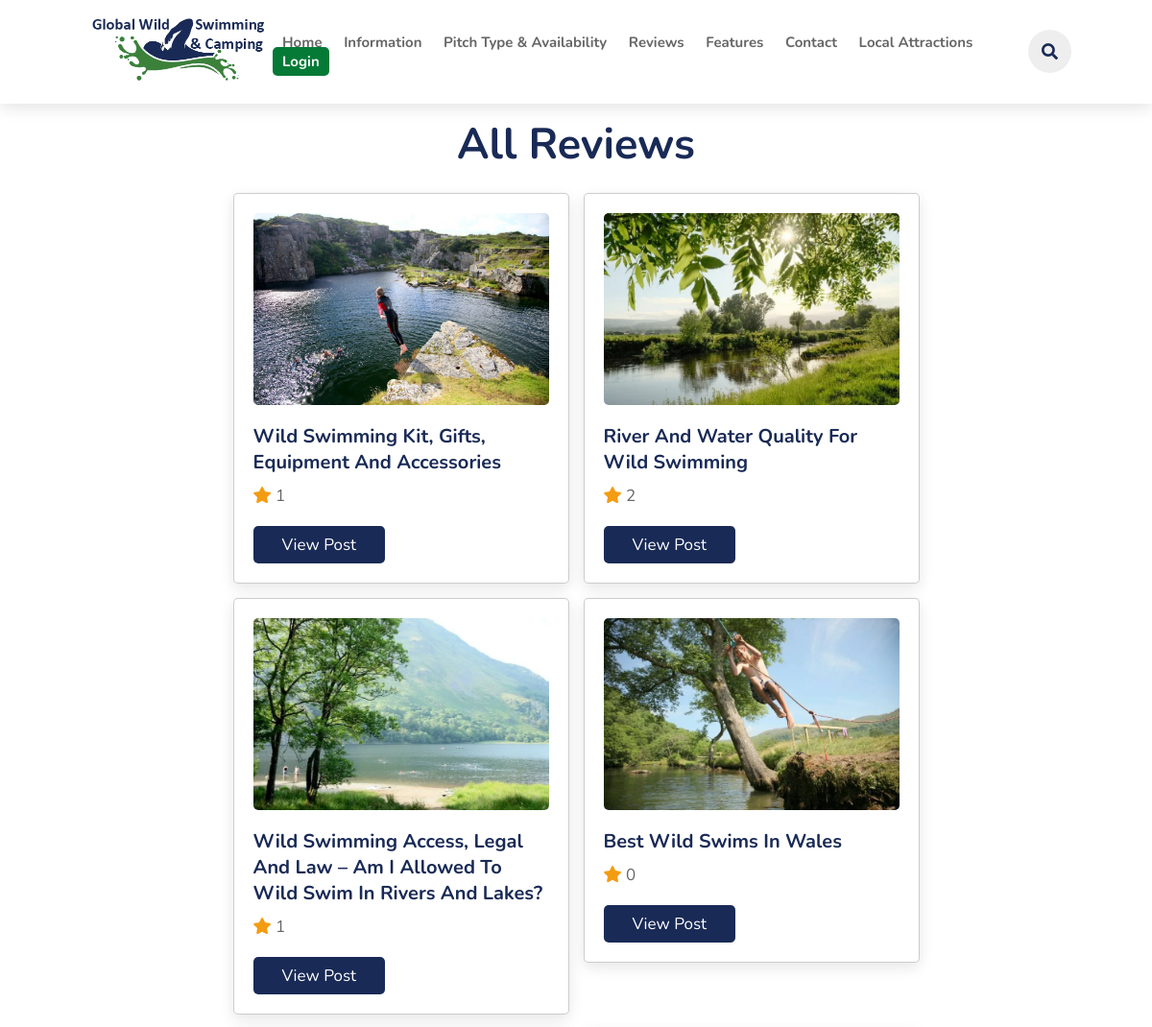
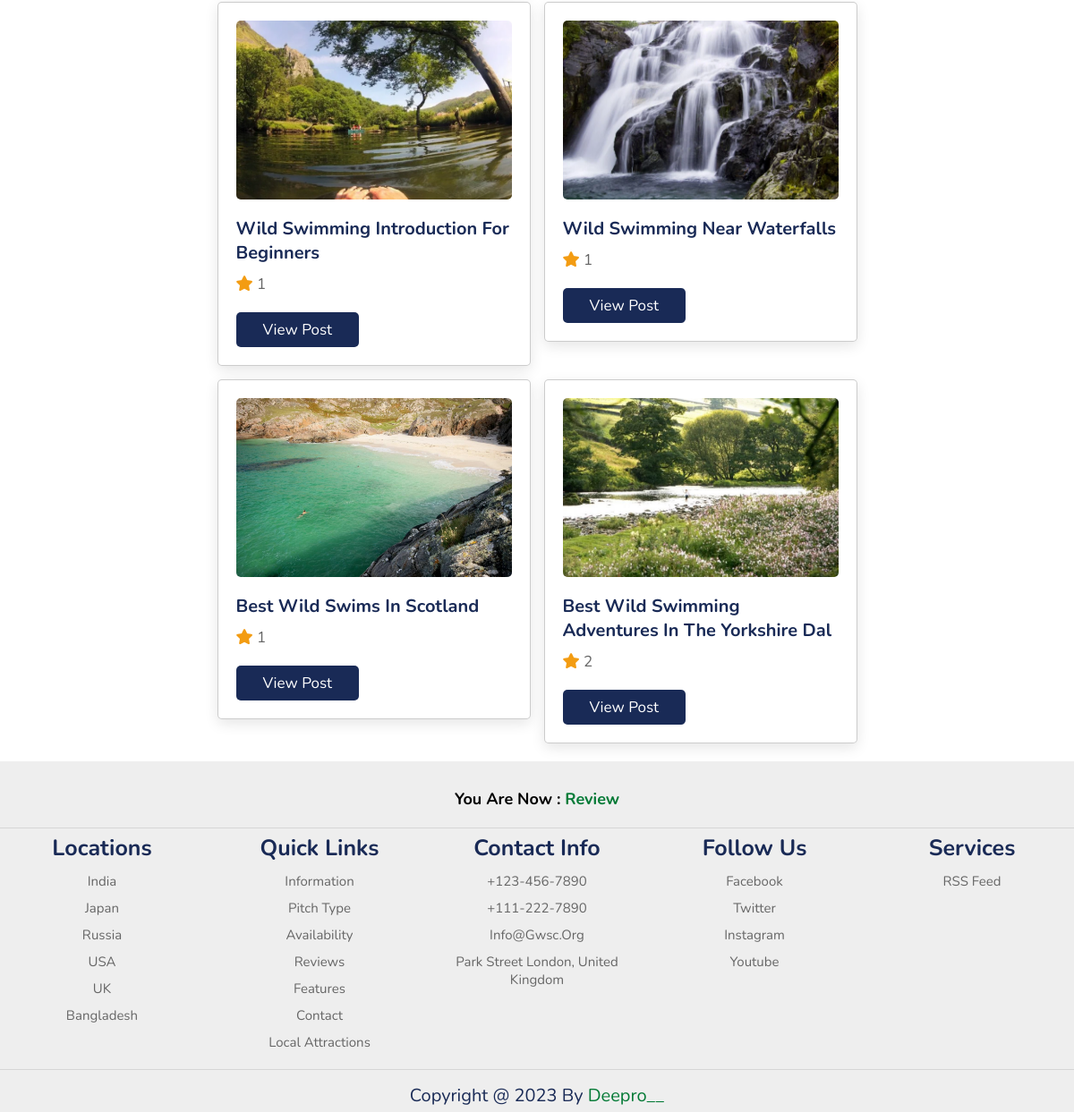
/review.php, run on the app's committed database (2 pictures, top to bottom).
### tables this page shows
CREATE TABLE `posts` (
  `id` varchar(20) NOT NULL,
  `title` varchar(200) NOT NULL,
  `image` varchar(30) NOT NULL
);

### review.php (the view, shortened to what this page needs)
<?php
include 'components/config.php';
?>
<!DOCTYPE html>
<html lang="en">
<head>
    <link rel="stylesheet" href="https://cdn.jsdelivr.net/npm/swiper@8/swiper-bundle.min.css" />
    <link rel="stylesheet" href="https://cdnjs.cloudflare.com/ajax/libs/font-awesome/5.15.3/css/all.min.css" />
    <link rel="stylesheet" href="css/style.css">
</head>
<body>
    <?php include 'components/header.php'; ?>
    <section>
        <div class="all-posts">
            <div class="heading">
                <h1>All Reviews</h1>
            </div>
            <div class="box-container">
                <?php
                $select_posts = $conn->prepare("SELECT * FROM `posts`");
                $select_posts->execute();
                if ($select_posts->rowCount() > 0) {
                    while ($fetch_post = $select_posts->fetch(PDO::FETCH_ASSOC)) {
                        $post_id = $fetch_post['id'];
                        $count_reviews = $conn->prepare("SELECT * FROM `reviews` WHERE post_id = ?");
                        $count_reviews->execute([$post_id]);
                        $total_reviews = $count_reviews->rowCount();
                ?>
                        <div class="box">
                            <img src="uploaded_files_posts/<?= $fetch_post['image']; ?>" alt="" class="image">
                            <h3 class="title"><?= $fetch_post['title']; ?></h3>
                            <p class="total-reviews"><i class="fas fa-star"></i> <span><?= $total_reviews; ?></span></p>
                            <a href="view_review_post.php?get_id=<?= $post_id; ?>" class="btn">view post</a>
                        </div>
                <?php
                    }
                } else {
                    echo '<p class="empty">no posts added yet!</p>';
                }
                ?>
            </div>
    </section>
    <?php include 'components/footer.php'; ?>
</body>
</html>

### css/style.css (style rules this page uses)
:root { --green: #047a36; --black: #192a56; --red: #eb4d4b; --orange: #f39c12; --light-color: #666; --gray-color: #c9c6c6; --box-shadow: 0 .5rem 1.5rem rgba(0, 0, 0, .1); --green-gradient: rgb(6, 129, 57); --white: #fff; --border: .1rem solid rgba(0, 0, 0, .2); }
* { font-family: 'Nunito', sans-serif; margin: 0; padding: 0; box-sizing: border-box; text-decoration: none; outline: none; border: none; text-transform: capitalize; transition: all .2s linear; }
html { font-size: 62.5%; overflow-x: hidden; scroll-padding-top: 5.5rem; scroll-behavior: smooth; }
section { padding: 2rem 7%; }
.heading { text-align: center; color: var(--black); font-size: 3rem; padding-bottom: 2rem; text-transform: uppercase; }
.btn { margin-top: 1rem; display: inline-block; font-size: 1.7rem; color: #fff; background: var(--black); border-radius: .5rem; cursor: pointer; padding: .8rem 3rem; }
.all-posts .box-container { display: grid; grid-template-columns: repeat(auto-fit, 35rem); gap: 1.5rem; align-items: flex-start; justify-content: center; }
.all-posts .box-container .box { background-color: var(--white); box-shadow: var(--box-shadow); border-radius: .5rem; padding: 2rem; border: var(--border); overflow-x: hidden; }
.all-posts .box-container .box .image { width: 100%; height: 20rem; border-radius: .5rem; object-fit: cover; margin-bottom: 1.5rem; }
section .all-posts { padding-top: 10rem; }
.all-posts .box-container .box .title { font-size: 2rem; color: var(--black); text-overflow: ellipsis; overflow-x: hidden; }
.all-posts .box-container .box .total-reviews { font-size: 1.7rem; padding: 1rem 0; }
.all-posts .box-container .box .total-reviews i { color: var(--orange); }
.all-posts .box-container .box .total-reviews span { color: var(--light-color); }

### data on the page
posts: image (picture), title "Wild Swimming Kit, Gifts, Equipment And Accessories", total_reviews "1"
posts: image (picture), title "River And Water Quality For Wild Swimming", total_reviews "2"
posts: image (picture), title "Wild Swimming Access, Legal And Law – Am I Allowed To Wild Swim In Rivers And Lakes?", total_reviews "1"
posts: image (picture), title "Best Wild Swims In Wales", total_reviews "0"
posts: image (picture), title "Wild Swimming Introduction For Beginners", total_reviews "1"
posts: image (picture), title "Wild Swimming Near Waterfalls", total_reviews "1"
posts: image (picture), title "Best Wild Swims In Scotland", total_reviews "1"
posts: image (picture), title "Best Wild Swimming Adventures In The Yorkshire Dal", total_reviews "2"

### other printed values
$title "Review"
